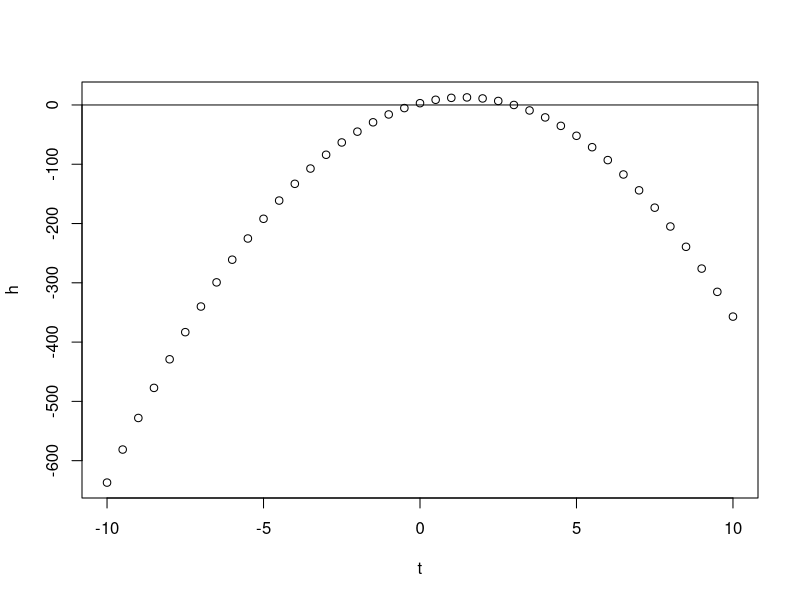

Write R code to recreate this figure.
# Problem Statement:

# A ball is thrown straight up, from 3 m above the ground, 
# with a velocity of 14 m/s. When does it hit the ground? 
# Ignore air resistance,  and consider t is time in seconds where Gravity pulls it down, 
# changing its position by about 5 m per second squared. 
# WAP in R to test the result of the above problem statement, 
# possibly with t=-0.2 and t= 3 , the ball hits the ground. 


# Initilization of Variable
v = 14
g = 10
h0 = 3


t = seq.int(-10,10,.5)
# Formation of Quadratic Equation
h = -(g * t^2)/ 2 + v * t + h0

# Ploting of the Equation
plot(t,h)
abline(0,0)

# Solving the Quadratic Equation
a = -g/2
b = v
c = h0
D = b^2 - 4*a*c

if(D > 0){
  x1 = (-b + sqrt(D)) / (2*a)
  x2 = (-b - sqrt(D)) / (2*a)
  sprintf('Solution to the Problem: %s , %s', x1, x2)
}else if(D == 0){
  X = (-b + sqrt(D)) / (2*a)
  sprintf('Solution to the Problem: %s ', X)
}else{
  print('The given problem has no solution')
}


# Checking the Values at given roots
t1 = -0.2
h1 = -(g * t1^2)/ 2 + v * t1 + h0
t2 = 3
h2 = -(g * t2^2)/ 2 + v * t2 + h0

sprintf("The height of the ball at t=-0.2 and t= 3 second respectively is: h=%s, h=%s",h1,h2)













